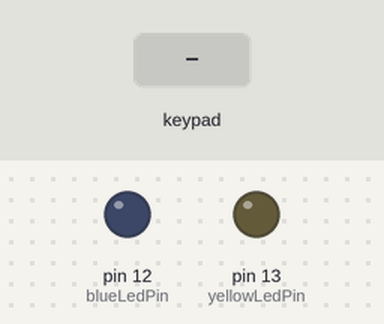
This sketch was run on a simulated Arduino Leonardo, built with avr-gcc and run on an emulated ATmega32U4. Parts: output pins drawn as LEDs (lit = HIGH). Wiring (inferred from the names in the program): 5×5 keypad: rows pin 5, pin 6, pin 7, pin 8, pin 9; columns pin 0, pin 1, pin 2, pin 3, pin 4. The inputs (shaded band) are chosen by the test bench. USB keyboard and mouse output is not drawn; pins used as bus, display or sensor lines are not drawn.

Above: at 1.2 s.
1.3 s: keypad keys 1 2 pressed 0.4 s apart
At 2.5 s:
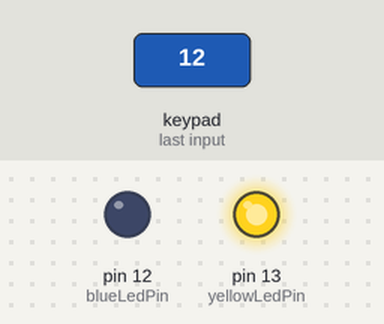
At 3.2 s:
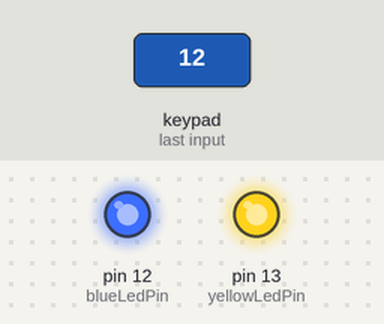
4.1 s: key 'C' pressed
At 4.3 s:
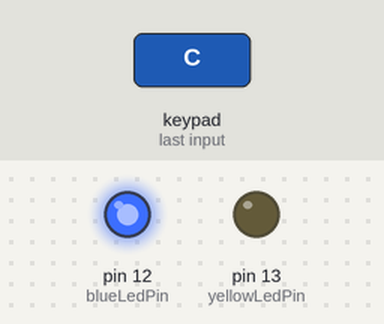
Timing chart, 0 to 7.1 s (numbered marks = the images above; inputs shaded):
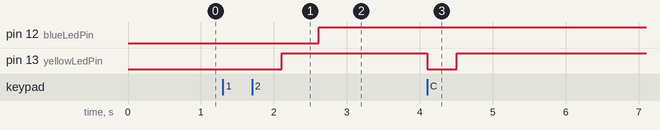

Measured:
- after the input at 1.3 s, pin 12 (blueLedPin): LOW → HIGH after 1.3 s; pin 13 (yellowLedPin): LOW → HIGH after 0.81 s
- after the input at 4.1 s, pin 13 (yellowLedPin): HIGH → LOW at once, → HIGH 0.40 s later

The sketch:

ktMacroPad.ino
```cpp
#include "Keyboard.h"

const unsigned long pTime = 30;
const unsigned long rTime = 370;
const unsigned long win_releaseTime = 500;
const int delayus = 50;
const int loop_delayms = 1;
const int NO_KEY = -1;
const int blueLedPin = 12;
const int yellowLedPin = 13;
const int IDLE = 0;
const int PUSH = 1;
const int WIN_RTIME_GET = 2;
const int WIN_RELEASE_WAIT = 3;
const int WIN_RELEASE = 4;
int state;
int keyNumber;
int keyNumber_old;
int keep_flag;
unsigned long wrGET;


//////////////////////////////////////////////
//           KEY MAP config start           //
//////////////////////////////////////////////
const int col_length = 5;
const int col[col_length] = {0, 1, 2, 3, 4};
//const int row_length = 6;
//const int row[row_length] = {5, 6, 7, 8, 9, 10};
const int row_length = 5;
const int row[row_length] = {5, 6, 7, 8, 9};
const int key_map[col_length*row_length] = {
  'l', 'd', 'p', '_', '_', //[ 0: 2]Win+l, Win+d, Ctrl+Alt+p
  '1', '2', '3', '4', '5', //[ 5:14]win+num (with keep)
  '6', '7', '8', '9', '0', //
  '1', '2', '3', '4', '5', //[15:24]Ctrl+Alt+num
  '6', '7', '8', '9', '0'  //
};

int key_press(int _num, int _keep_flag_old) {
  int _keep_flag = 0;

  if (0 <= _num & _num <= 2) { //[ 0: 2]Win+l, Win+m, Ctrl+Alt+p
    _keep_flag = 1;
    Keyboard.press(KEY_LEFT_GUI); //Win
    digitalWrite(blueLedPin, LOW); //led on
    delayMicroseconds(delayus);
    Keyboard.press(key_map[_num]);
    digitalWrite(yellowLedPin, LOW); //led on
    delay(pTime);
    Keyboard.release(key_map[_num]);
    delay(rTime);
    digitalWrite(yellowLedPin, HIGH); //led off

  } else if (5 <= _num & _num <= 14) { //[ 5:14]win+num (with keep)
    _keep_flag = 1;
    Keyboard.press(KEY_LEFT_GUI); //Win
    digitalWrite(blueLedPin, LOW); //led on
    delayMicroseconds(delayus);
    Keyboard.press(key_map[_num]);
    digitalWrite(yellowLedPin, LOW); //led on
    delay(pTime);
    Keyboard.release(key_map[_num]);
    delay(rTime);
    digitalWrite(yellowLedPin, HIGH); //led off

  } else if(15 <= _num & _num <= 24) { //[15:24]Ctrl+Alt+num
    if(_keep_flag_old == 1) {
      Keyboard.release(KEY_LEFT_GUI); //Win
      digitalWrite(blueLedPin, HIGH); //led off
      delayMicroseconds(delayus);
    }
    Keyboard.press(KEY_LEFT_CTRL);
    Keyboard.press(KEY_LEFT_ALT);
    delayMicroseconds(delayus);
    Keyboard.press(key_map[_num]);
    digitalWrite(yellowLedPin, LOW); //led on
    delay(pTime);
    Keyboard.release(key_map[_num]);
    delayMicroseconds(delayus);
    Keyboard.release(KEY_LEFT_ALT);
    Keyboard.release(KEY_LEFT_CTRL);
    delay(rTime);
    digitalWrite(yellowLedPin, HIGH); //led off

  } else {
    //nop
  }
  return _keep_flag;
}
//////////////////////////////////////////////
//            KEY MAP config end            //
//////////////////////////////////////////////


void setup() {
  pinMode(blueLedPin, OUTPUT);
  pinMode(yellowLedPin, OUTPUT);
  for(int i = 0; i < col_length; i++) {
    pinMode(col[i], INPUT_PULLUP);
  }
  for(int i = 0; i < row_length; i++) {
    pinMode(row[i], OUTPUT);
  }
  for(int i = 0; i < row_length; i++) {
    digitalWrite(row[i], HIGH);
  }

  state = IDLE;
  keyNumber = NO_KEY;
  keyNumber_old = NO_KEY;
  keep_flag = 0;
  wrGET = 0;
  Keyboard.begin();
}
void loop() {
  //scan
  keyNumber = NO_KEY;
  for(int i = 0; i < row_length; i++) {
    digitalWrite(row[i], LOW);
    delayMicroseconds(delayus);
    for(int j = 0; j < col_length; j++) {
      if(digitalRead(col[j]) == LOW) {
        keyNumber = col_length*i + j;
      }
    }
    digitalWrite(row[i], HIGH);
    delayMicroseconds(delayus);
  }

  switch (state) {
    case IDLE:
        if(keyNumber != NO_KEY) {
          keyNumber_old = keyNumber;
          state = PUSH;
        } else { //keyNumber == NO_KEY
          state = IDLE;
        }
        break;
    case PUSH:
        keep_flag = key_press(keyNumber_old, keep_flag);
        if(keep_flag == 1) {
          state = WIN_RTIME_GET;
        } else { //keep_flag == 0
          state = IDLE;
        }
        break;
    case WIN_RTIME_GET:
        wrGET = millis();
        state = WIN_RELEASE_WAIT;
        break;
    case WIN_RELEASE_WAIT:
        if(keyNumber != NO_KEY) {
          keyNumber_old = keyNumber;
          state = PUSH;
        } else if(millis() - wrGET >= win_releaseTime) { // && keyNumber == NO_KEY
          state = WIN_RELEASE;
        } else { //millis() - wrGET < win_releaseTime
          state = WIN_RELEASE_WAIT;
        }
        break;
    case WIN_RELEASE:
        Keyboard.release(KEY_LEFT_GUI); //Win
        digitalWrite(blueLedPin, HIGH); //led off
        state = IDLE;
        break;
    default:
        state = IDLE;
        break;
  }
  delay(loop_delayms);
}
```
